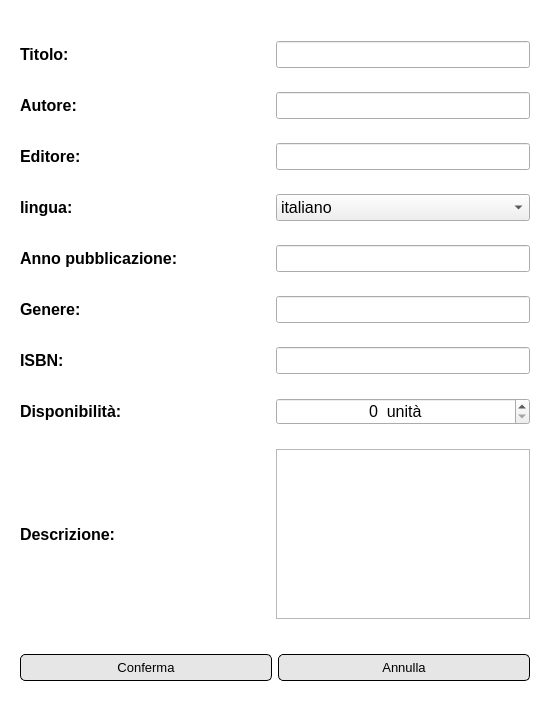
<?xml version="1.0" encoding="UTF-8"?>
<ui version="4.0">
 <class>Dialog</class>
 <widget class="QDialog" name="Dialog">
  <property name="geometry">
   <rect>
    <x>0</x>
    <y>0</y>
    <width>550</width>
    <height>712</height>
   </rect>
  </property>
  <property name="minimumSize">
   <size>
    <width>550</width>
    <height>0</height>
   </size>
  </property>
  <property name="windowTitle">
   <string>Aggiungi-modifica libro</string>
  </property>
  <property name="windowIcon">
   <iconset>
    <normaloff>../Resources/logo.png</normaloff>../Resources/logo.png</iconset>
  </property>
  <property name="styleSheet">
   <string notr="true">QDialog#Dialog {
background-color: rgb(255, 255, 255);
color:black;
}
QPushButton {
	border: 1px solid;
	background-color:rgb(230, 230, 230);
	border-radius: 5px;
	border-color: rgb(0, 0, 0);
	padding: 5px 3px;
}
QPushButton:hover {
	background-color: rgb(207, 207, 207);
}</string>
  </property>
  <property name="modal">
   <bool>true</bool>
  </property>
  <layout class="QVBoxLayout" name="verticalLayout">
   <item>
    <widget class="QWidget" name="widget_11" native="true">
     <property name="sizePolicy">
      <sizepolicy hsizetype="Preferred" vsizetype="Fixed">
       <horstretch>0</horstretch>
       <verstretch>0</verstretch>
      </sizepolicy>
     </property>
     <property name="minimumSize">
      <size>
       <width>0</width>
       <height>0</height>
      </size>
     </property>
     <layout class="QVBoxLayout" name="verticalLayout_2">
      <property name="topMargin">
       <number>0</number>
      </property>
      <property name="rightMargin">
       <number>11</number>
      </property>
      <property name="bottomMargin">
       <number>0</number>
      </property>
      <item alignment="Qt::AlignHCenter">
       <widget class="QLabel" name="errorLabel">
        <property name="font">
         <font>
          <pointsize>10</pointsize>
         </font>
        </property>
        <property name="styleSheet">
         <string notr="true">color: rgb(221, 0, 0);</string>
        </property>
        <property name="text">
         <string/>
        </property>
       </widget>
      </item>
     </layout>
    </widget>
   </item>
   <item>
    <widget class="QWidget" name="widget_2" native="true">
     <layout class="QHBoxLayout" name="horizontalLayout_4">
      <item>
       <widget class="QLabel" name="label">
        <property name="minimumSize">
         <size>
          <width>250</width>
          <height>0</height>
         </size>
        </property>
        <property name="maximumSize">
         <size>
          <width>250</width>
          <height>16777215</height>
         </size>
        </property>
        <property name="font">
         <font>
          <pointsize>12</pointsize>
          <weight>75</weight>
          <bold>true</bold>
         </font>
        </property>
        <property name="text">
         <string>Titolo:</string>
        </property>
       </widget>
      </item>
      <item>
       <widget class="QLineEdit" name="titoloInput">
        <property name="font">
         <font>
          <pointsize>12</pointsize>
         </font>
        </property>
       </widget>
      </item>
     </layout>
    </widget>
   </item>
   <item>
    <widget class="QWidget" name="widget_4" native="true">
     <layout class="QHBoxLayout" name="horizontalLayout_3">
      <item>
       <widget class="QLabel" name="label_3">
        <property name="minimumSize">
         <size>
          <width>250</width>
          <height>0</height>
         </size>
        </property>
        <property name="maximumSize">
         <size>
          <width>250</width>
          <height>16777215</height>
         </size>
        </property>
        <property name="font">
         <font>
          <pointsize>12</pointsize>
          <weight>75</weight>
          <bold>true</bold>
         </font>
        </property>
        <property name="text">
         <string>Autore:</string>
        </property>
       </widget>
      </item>
      <item>
       <widget class="QLineEdit" name="autoreInput">
        <property name="font">
         <font>
          <pointsize>12</pointsize>
         </font>
        </property>
       </widget>
      </item>
     </layout>
    </widget>
   </item>
   <item>
    <widget class="QWidget" name="widget_3" native="true">
     <layout class="QHBoxLayout" name="horizontalLayout">
      <item>
       <widget class="QLabel" name="label_5">
        <property name="minimumSize">
         <size>
          <width>250</width>
          <height>0</height>
         </size>
        </property>
        <property name="maximumSize">
         <size>
          <width>250</width>
          <height>16777215</height>
         </size>
        </property>
        <property name="font">
         <font>
          <pointsize>12</pointsize>
          <weight>75</weight>
          <bold>true</bold>
         </font>
        </property>
        <property name="text">
         <string>Editore:</string>
        </property>
       </widget>
      </item>
      <item>
       <widget class="QLineEdit" name="editoreInput">
        <property name="font">
         <font>
          <pointsize>12</pointsize>
         </font>
        </property>
       </widget>
      </item>
     </layout>
    </widget>
   </item>
   <item>
    <widget class="QWidget" name="widget_5" native="true">
     <layout class="QHBoxLayout" name="horizontalLayout_5">
      <item>
       <widget class="QLabel" name="label_9">
        <property name="minimumSize">
         <size>
          <width>250</width>
          <height>0</height>
         </size>
        </property>
        <property name="maximumSize">
         <size>
          <width>250</width>
          <height>16777215</height>
         </size>
        </property>
        <property name="font">
         <font>
          <pointsize>12</pointsize>
          <weight>75</weight>
          <bold>true</bold>
         </font>
        </property>
        <property name="text">
         <string>lingua:</string>
        </property>
       </widget>
      </item>
      <item>
       <widget class="QComboBox" name="linguaInput">
        <property name="font">
         <font>
          <pointsize>12</pointsize>
         </font>
        </property>
        <property name="styleSheet">
         <string notr="true"/>
        </property>
        <item>
         <property name="text">
          <string>italiano</string>
         </property>
        </item>
        <item>
         <property name="text">
          <string>inglese</string>
         </property>
        </item>
       </widget>
      </item>
     </layout>
    </widget>
   </item>
   <item>
    <widget class="QWidget" name="widget_8" native="true">
     <layout class="QHBoxLayout" name="horizontalLayout_8">
      <item>
       <widget class="QLabel" name="label_15">
        <property name="minimumSize">
         <size>
          <width>250</width>
          <height>0</height>
         </size>
        </property>
        <property name="maximumSize">
         <size>
          <width>250</width>
          <height>16777215</height>
         </size>
        </property>
        <property name="font">
         <font>
          <pointsize>12</pointsize>
          <weight>75</weight>
          <bold>true</bold>
         </font>
        </property>
        <property name="text">
         <string>Anno pubblicazione:</string>
        </property>
       </widget>
      </item>
      <item>
       <widget class="QLineEdit" name="annoPubblicazioneInput">
        <property name="font">
         <font>
          <pointsize>12</pointsize>
         </font>
        </property>
       </widget>
      </item>
     </layout>
    </widget>
   </item>
   <item>
    <widget class="QWidget" name="widget" native="true">
     <layout class="QHBoxLayout" name="horizontalLayout_2">
      <item>
       <widget class="QLabel" name="label_7">
        <property name="minimumSize">
         <size>
          <width>250</width>
          <height>0</height>
         </size>
        </property>
        <property name="maximumSize">
         <size>
          <width>250</width>
          <height>16777215</height>
         </size>
        </property>
        <property name="font">
         <font>
          <pointsize>12</pointsize>
          <weight>75</weight>
          <bold>true</bold>
         </font>
        </property>
        <property name="text">
         <string>Genere:</string>
        </property>
       </widget>
      </item>
      <item>
       <widget class="QLineEdit" name="genereInput">
        <property name="font">
         <font>
          <pointsize>12</pointsize>
         </font>
        </property>
       </widget>
      </item>
     </layout>
    </widget>
   </item>
   <item>
    <widget class="QWidget" name="widget_10" native="true">
     <property name="minimumSize">
      <size>
       <width>0</width>
       <height>0</height>
      </size>
     </property>
     <layout class="QHBoxLayout" name="horizontalLayout_10">
      <item>
       <widget class="QLabel" name="label_12">
        <property name="minimumSize">
         <size>
          <width>250</width>
          <height>0</height>
         </size>
        </property>
        <property name="maximumSize">
         <size>
          <width>250</width>
          <height>16777215</height>
         </size>
        </property>
        <property name="font">
         <font>
          <pointsize>12</pointsize>
          <weight>75</weight>
          <bold>true</bold>
         </font>
        </property>
        <property name="text">
         <string>ISBN:</string>
        </property>
       </widget>
      </item>
      <item>
       <widget class="QLineEdit" name="ISBNInput">
        <property name="font">
         <font>
          <pointsize>12</pointsize>
         </font>
        </property>
       </widget>
      </item>
     </layout>
    </widget>
   </item>
   <item>
    <widget class="QWidget" name="widget_6" native="true">
     <layout class="QHBoxLayout" name="horizontalLayout_6">
      <item>
       <widget class="QLabel" name="label_11">
        <property name="minimumSize">
         <size>
          <width>250</width>
          <height>0</height>
         </size>
        </property>
        <property name="maximumSize">
         <size>
          <width>250</width>
          <height>16777215</height>
         </size>
        </property>
        <property name="font">
         <font>
          <pointsize>12</pointsize>
          <weight>75</weight>
          <bold>true</bold>
         </font>
        </property>
        <property name="text">
         <string>Disponibilità:</string>
        </property>
       </widget>
      </item>
      <item>
       <widget class="QSpinBox" name="quantitaInput">
        <property name="font">
         <font>
          <pointsize>12</pointsize>
         </font>
        </property>
        <property name="wrapping">
         <bool>false</bool>
        </property>
        <property name="alignment">
         <set>Qt::AlignCenter</set>
        </property>
        <property name="buttonSymbols">
         <enum>QAbstractSpinBox::UpDownArrows</enum>
        </property>
        <property name="specialValueText">
         <string/>
        </property>
        <property name="suffix">
         <string>  unità</string>
        </property>
        <property name="minimum">
         <number>0</number>
        </property>
       </widget>
      </item>
     </layout>
    </widget>
   </item>
   <item>
    <widget class="QWidget" name="widget_7" native="true">
     <layout class="QHBoxLayout" name="horizontalLayout_7">
      <item>
       <widget class="QLabel" name="label_13">
        <property name="minimumSize">
         <size>
          <width>250</width>
          <height>0</height>
         </size>
        </property>
        <property name="maximumSize">
         <size>
          <width>250</width>
          <height>16777215</height>
         </size>
        </property>
        <property name="font">
         <font>
          <pointsize>12</pointsize>
          <weight>75</weight>
          <bold>true</bold>
         </font>
        </property>
        <property name="text">
         <string>Descrizione:</string>
        </property>
       </widget>
      </item>
      <item>
       <widget class="QTextEdit" name="descrizioneInput">
        <property name="font">
         <font>
          <pointsize>12</pointsize>
         </font>
        </property>
       </widget>
      </item>
     </layout>
    </widget>
   </item>
   <item>
    <widget class="QWidget" name="widget_9" native="true">
     <layout class="QHBoxLayout" name="horizontalLayout_9">
      <property name="topMargin">
       <number>20</number>
      </property>
      <property name="bottomMargin">
       <number>20</number>
      </property>
      <item>
       <widget class="QPushButton" name="confermaButton">
        <property name="font">
         <font>
          <pointsize>10</pointsize>
         </font>
        </property>
        <property name="styleSheet">
         <string notr="true">QPushButton#confermaButton {
	border: 1px solid;
	background-color:rgb(230, 230, 230);
	border-radius: 5px;
	border-color: rgb(0, 0, 0);
}
QPushButton#confermaButton:hover {
	background-color: rgb(207, 207, 207);
}</string>
        </property>
        <property name="text">
         <string>Conferma</string>
        </property>
        <property name="icon">
         <iconset>
          <normaloff>../Resources/ok icon.png</normaloff>../Resources/ok icon.png</iconset>
        </property>
       </widget>
      </item>
      <item>
       <widget class="QPushButton" name="annullaButton">
        <property name="font">
         <font>
          <pointsize>10</pointsize>
         </font>
        </property>
        <property name="styleSheet">
         <string notr="true">QPushButton#annullaButton {
	border: 1px solid;
	background-color:rgb(230, 230, 230);
	border-radius: 5px;
	border-color: rgb(0, 0, 0);
}
QPushButton#annullaButton:hover {
	background-color: rgb(207, 207, 207);
}</string>
        </property>
        <property name="text">
         <string>Annulla</string>
        </property>
        <property name="icon">
         <iconset>
          <normaloff>../Resources/red x icon.png</normaloff>../Resources/red x icon.png</iconset>
        </property>
       </widget>
      </item>
     </layout>
    </widget>
   </item>
  </layout>
 </widget>
 <resources/>
 <connections/>
</ui>
